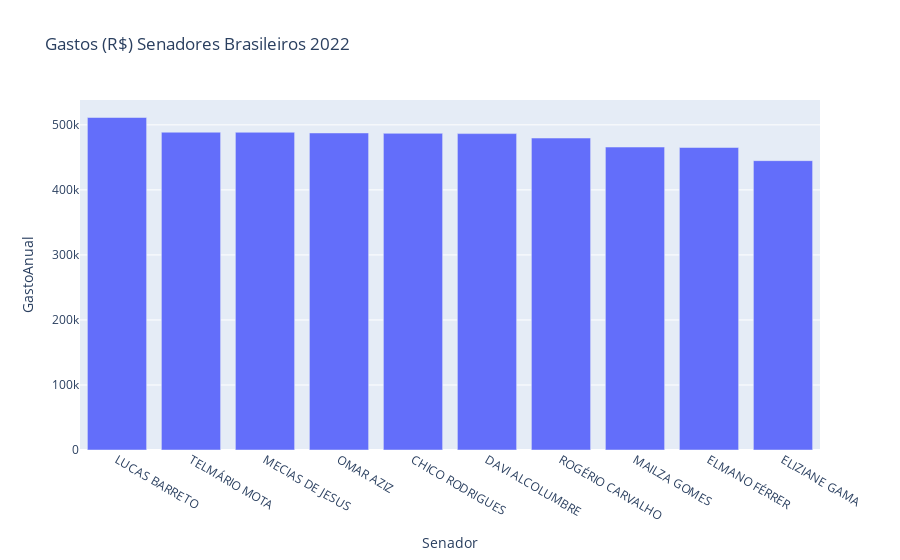

Notebook cell for this chart:
### Markdown cell above
### 10 Senadores com Maior Gastos 2022

### Code cell
ds[:10].plot(x='Senador', y='GastoAnual', title='Gastos (R$) Senadores Brasileiros 2022', kind='bar')

### Figure 1 — Plotly figure (JSON) as saved in the notebook; plotly's stock layout.template omitted (floating-point values rounded to 4 significant figures)
{"data": [{"alignmentgroup": "True", "hovertemplate": "Senador=%{x}<br>GastoAnual=%{y}<extra></extra>", "legendgroup": "", "marker": {"color": "#636efa", "pattern": {"shape": ""}}, "name": "", "offsetgroup": "", "orientation": "v", "showlegend": false, "textposition": "auto", "type": "bar", "x": ["LUCAS BARRETO", "TELMÁRIO MOTA", "MECIAS DE JESUS", "OMAR AZIZ", "CHICO RODRIGUES", "DAVI ALCOLUMBRE", "ROGÉRIO CARVALHO", "MAILZA GOMES", "ELMANO FÉRRER", "ELIZIANE GAMA"], "xaxis": "x", "y": [511300.0, 488700.0, 488600.0, 487500.0, 487000.0, 486600.0, 479700.0, 465900.0, 465200.0, 444900.0], "yaxis": "y"}], "layout": {"autosize": true, "barmode": "relative", "legend": {"tracegroupgap": 0}, "title": {"text": "Gastos (R$) Senadores Brasileiros 2022"}, "xaxis": {"anchor": "y", "autorange": true, "domain": [0, 1], "range": [-0.5, 9.5], "title": {"text": "Senador"}, "type": "category"}, "yaxis": {"anchor": "x", "autorange": true, "domain": [0, 1], "range": [0, 538200.0], "title": {"text": "GastoAnual"}, "type": "linear"}}}
